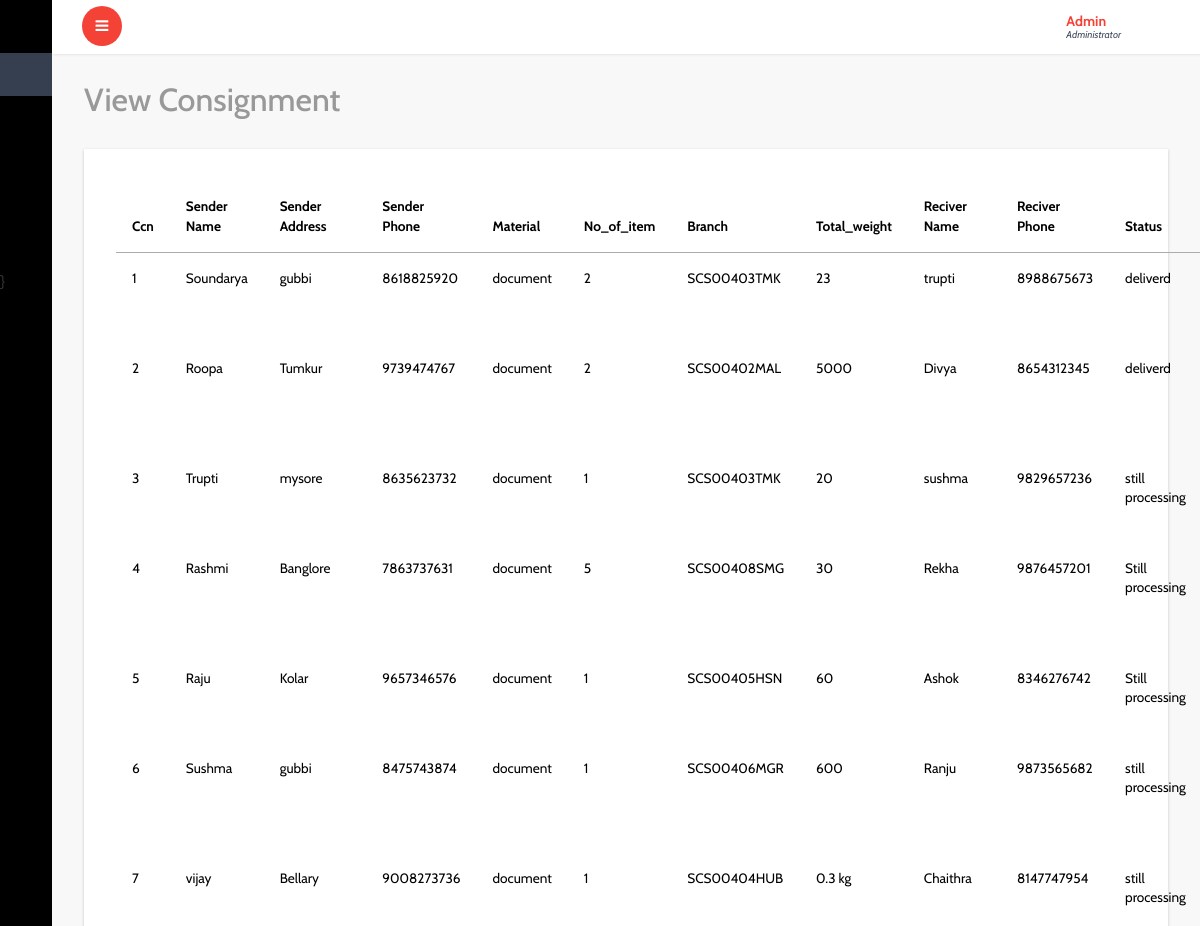
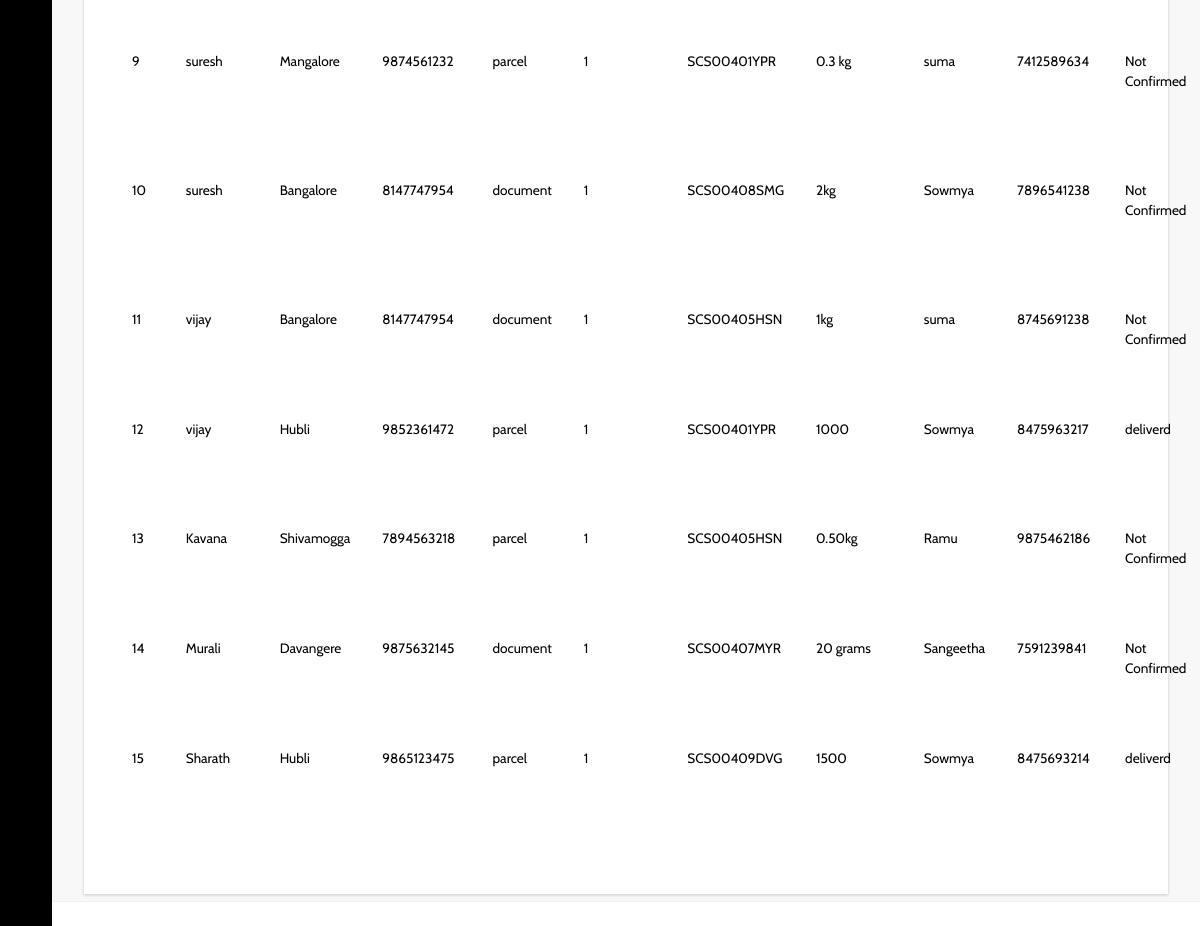
The app's page /admin/view_consignment.php (signed in) with its own data (2 pictures, top to bottom).
### tables this page shows
CREATE TABLE `consignment` (
  `ccn` int(10) NOT NULL,
  `shippername` text DEFAULT NULL,
  `shipperasddress` text DEFAULT NULL,
  `phone` text DEFAULT NULL,
  `material_descrption` text DEFAULT NULL,
  `no_of_item` int(20) DEFAULT NULL,
  `branch_id` text DEFAULT NULL,
  `total_weight` text NOT NULL,
  `mode` varchar(10) NOT NULL DEFAULT 'Medium',
  `reciver_name` text DEFAULT NULL,
  `reciver_phone` text DEFAULT NULL,
  `status` text NOT NULL DEFAULT 'not taken',
  `receiver_street` varchar(20) DEFAULT NULL,
  `receiver_city` varchar(20) DEFAULT 'Banglore',
  `receiver_district` varchar(25) DEFAULT NULL,
  `receiver_state` varchar(23) DEFAULT 'Karnataka'
);

### admin/view_consignment.php (the view, shortened to what this page needs)
<?php
include('header.php');
include('sidebar.php');
include('../connection.php');
?>
<link rel="stylesheet" href="http://cdn.datatables.net/1.10.2/css/jquery.dataTables.min.css"></style>
<div id="page-wrapper">
  <div class="graphs">
    <h3 class="blank1">View Consignment</h3>
    <div class="xs tabls">
      <div class="bs-example4" data-example-id="contextual-table">
        <table class="table table-hover" id="example" class="display" width="100%" cellspacing="0">
          <thead>
            <tr>
            <th>Ccn</th>
              <th>Sender Name</th>
              <th>Sender Address</th>
              <th>Sender Phone</th>
              <th>Material</th>
              <th>No_of_item</th>
              <th>Branch</th>
              <th>Total_weight</th>
              <th>Reciver Name</th>
              <th> Reciver Phone </th>
              <th>Status</th>
            </tr>
          </thead>
          <tbody>
          <?php
            $sql="Select * from consignment";
            $res=mysqli_query($conn,$sql);
            while($ros=mysqli_fetch_array($res))
            {
              ?>
          <tr>
             <td><?php echo $ros['ccn'];?></td>
            <td><?php echo $ros['shippername'];?></td>
            <td><?php echo $ros['shipperasddress'];?></td>
            <td><?php echo $ros['phone'];?></td>
            <td><?php echo $ros['material_descrption'];?></td>
            <td><?php echo $ros['no_of_item'];?></td>
            <td><?php echo $ros['branch_id'];?></td>
             <td><?php echo $ros['total_weight'];?></td>
            <td><?php echo $ros['reciver_name'];?></td>
            <td><?php echo $ros['reciver_phone'];?></td>
            <td><?php echo $ros['status'];?></td>
          </tr>
          <?php
        }
        ?>
          </tbody>
        </table>
      </div>
    </div>
  </div>
</div>
<?php
include('footer.php');
?>

### records on screen
consignment: ccn "1", shippername "Soundarya", shipperasddress "gubbi", phone "8618825920", material_descrption "document", no_of_item "2", branch "SCS00403TMK", total_weight "23", reciver_name "trupti", reciver_phone "8988675673", status "deliverd"
consignment: ccn "2", shippername "Roopa", shipperasddress "Tumkur", phone "9739474767", material_descrption "document", no_of_item "2", branch "SCS00402MAL", total_weight "5000", reciver_name "Divya", reciver_phone "8654312345", status "deliverd"
consignment: ccn "3", shippername "Trupti", shipperasddress "mysore", phone "8635623732", material_descrption "document", no_of_item "1", branch "SCS00403TMK", total_weight "20", reciver_name "sushma", reciver_phone "9829657236", status "still processing"
consignment: ccn "4", shippername "Rashmi", shipperasddress "Banglore", phone "7863737631", material_descrption "document", no_of_item "5", branch "SCS00408SMG", total_weight "30", reciver_name "Rekha", reciver_phone "9876457201", status "Still processing"
consignment: ccn "5", shippername "Raju", shipperasddress "Kolar", phone "9657346576", material_descrption "document", no_of_item "1", branch "SCS00405HSN", total_weight "60", reciver_name "Ashok", reciver_phone "8346276742", status "Still processing"
consignment: ccn "6", shippername "Sushma", shipperasddress "gubbi", phone "8475743874", material_descrption "document", no_of_item "1", branch "SCS00406MGR", total_weight "600", reciver_name "Ranju", reciver_phone "9873565682", status "still processing"
consignment: ccn "7", shippername "vijay", shipperasddress "Bellary", phone "9008273736", material_descrption "document", no_of_item "1", branch "SCS00404HUB", total_weight "0.3 kg", reciver_name "Chaithra", reciver_phone "8147747954", status "still processing"
consignment: ccn "9", shippername "suresh", shipperasddress "Mangalore", phone "9874561232", material_descrption "parcel", no_of_item "1", branch "SCS00401YPR", total_weight "0.3 kg", reciver_name "suma", reciver_phone "7412589634", status "Not Confirmed"
consignment: ccn "10", shippername "suresh", shipperasddress "Bangalore", phone "8147747954", material_descrption "document", no_of_item "1", branch "SCS00408SMG", total_weight "2kg", reciver_name "Sowmya", reciver_phone "7896541238", status "Not Confirmed"
consignment: ccn "11", shippername "vijay", shipperasddress "Bangalore", phone "8147747954", material_descrption "document", no_of_item "1", branch "SCS00405HSN", total_weight "1kg", reciver_name "suma", reciver_phone "8745691238", status "Not Confirmed"
consignment: ccn "12", shippername "vijay", shipperasddress "Hubli", phone "9852361472", material_descrption "parcel", no_of_item "1", branch "SCS00401YPR", total_weight "1000", reciver_name "Sowmya", reciver_phone "8475963217", status "deliverd"
consignment: ccn "13", shippername "Kavana", shipperasddress "Shivamogga", phone "7894563218", material_descrption "parcel", no_of_item "1", branch "SCS00405HSN", total_weight "0.50kg", reciver_name "Ramu", reciver_phone "9875462186", status "Not Confirmed"
consignment: ccn "14", shippername "Murali", shipperasddress "Davangere", phone "9875632145", material_descrption "document", no_of_item "1", branch "SCS00407MYR", total_weight "20 grams", reciver_name "Sangeetha", reciver_phone "7591239841", status "Not Confirmed"
consignment: ccn "15", shippername "Sharath", shipperasddress "Hubli", phone "9865123475", material_descrption "parcel", no_of_item "1", branch "SCS00409DVG", total_weight "1500", reciver_name "Sowmya", reciver_phone "8475693214", status "deliverd"
